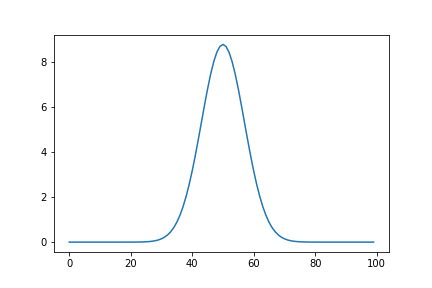

The Python source for this figure:
#!/usr/bin/env python3
# -*- coding: utf-8 -*-
"""
Created on Tue Oct 26 13:58:58 2021

@author: lfairgrievepark12
"""

import numpy as np
import matplotlib.pyplot as plt

def corr(f,g):
    ft1 = np.fft.fft(f)
    ft2 = np.fft.fft(g)
    return np.real(np.fft.fftshift(np.fft.ifft(ft1*np.conjugate(ft2))))

x = np.linspace(-10,10.01,100)
f = np.exp(-0.5*x**2)
h = corr(f,f)
plt.plot(h)
plt.savefig('P2.png')
